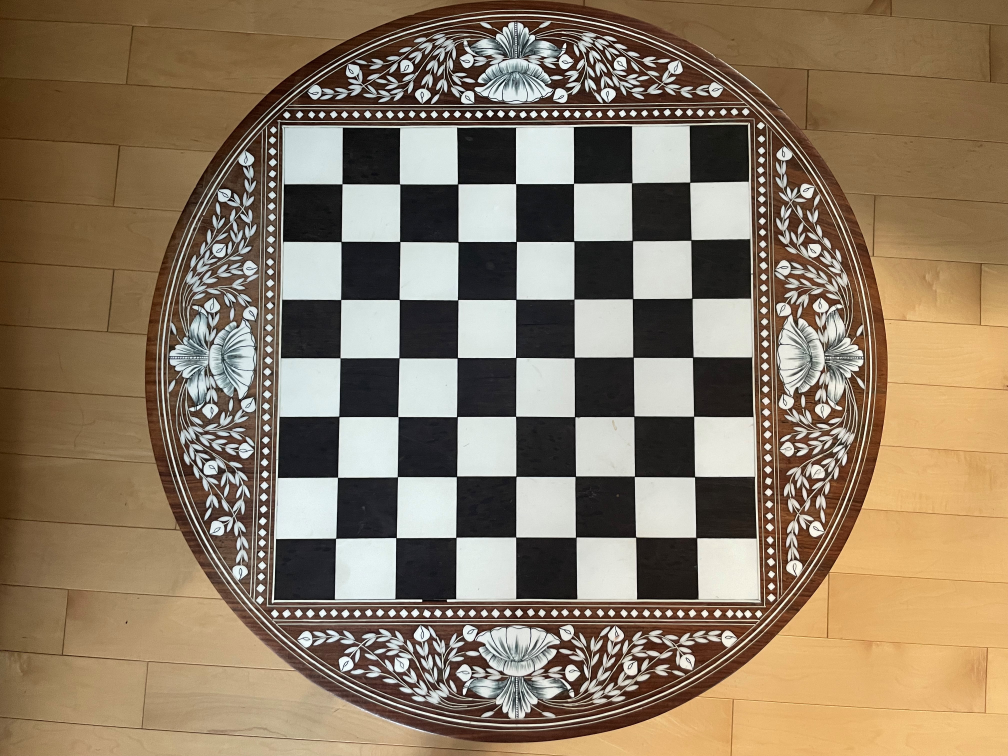
#> input picture Images/chess3.jpg, 4032 x 3024 px, found by its file name (shown at 1/4 size)
$ python chessBoard.py
#> lines starting #> are read from the running program, lines starting #| are printed output that depends on the picture; after the words box and inside, x2 and y2 are one past the last pixel; in counts of white or black regions, pixels touching at a corner belong together
import cv2
import numpy as np

def resize(img, scale):
    width = int(img.shape[1] * scale / 100)
    height = int(img.shape[0] * scale / 100)
    dim = (width, height)
    resized = cv2.resize(img, dim, interpolation = cv2.INTER_AREA)

    return resized

def filter(image):
    blurred1 = cv2.medianBlur(image, 5)
    blurred = cv2.GaussianBlur(blurred1, (9, 9), 2)

    thresh, binary_image = cv2.threshold(blurred, 200, 255, cv2.THRESH_BINARY) #Set threshold values
    canny = cv2.Canny(binary_image, 125, 175)

    return canny

def line_length(x1, y1, x2, y2):
    return np.sqrt((x2 - x1)**2 + (y2 - y1)**2)

def filter_corners(corner_image):
    corner_points = np.argwhere(corner_image == (0, 0, 255)) #list of detected corners
    avg_x = int(np.mean([corner[1] for corner in corner_points]))
    avg_y = int(np.mean([corner[0] for corner in corner_points]))
    cv2.circle(corner_image, (avg_x, avg_y), 2, (0, 255, 0), -1) #midpoint of chess board

    return avg_x, avg_y

def Harris_corner(image, threshold_dist):
    corners = cv2.cornerHarris(image, 2, 3, 0.04) #returns matrix of how likely pixel is corner

    # Threshold value to filter out weak corners
    threshold = 0.01 * corners.max() #only save strong potential corners

    # Convert to BGR format for color image
    corner_image = cv2.cvtColor(image, cv2.COLOR_GRAY2BGR)

    circle_coordinates = []
    avg_x, avg_y = filter_corners(corner_image)
    # Mark the corners on the original image with larger red circles
    for y in range(image.shape[0]):
        for x in range(image.shape[1]):
            if corners[y, x] > threshold:
                if abs(avg_x - x) <= threshold_dist and abs(avg_y - y) <= threshold_dist:
                    if not np.all(corner_image[y, x] == [0, 0, 255]): # ensures only one corner per pixel
                        cv2.circle(corner_image, (x, y), 2, (0, 0, 255), -1)
                        circle_coordinates.append((x, y)) #store tuple of circle coordinates

    return corner_image, circle_coordinates

if __name__ == "__main__":
    img = cv2.imread(r'C:\Users\16134\OneDrive\Documents\Learning\Hardware\Raspberry Pi\Chess Robot Arm\Images/chess3.jpg', cv2.IMREAD_GRAYSCALE)
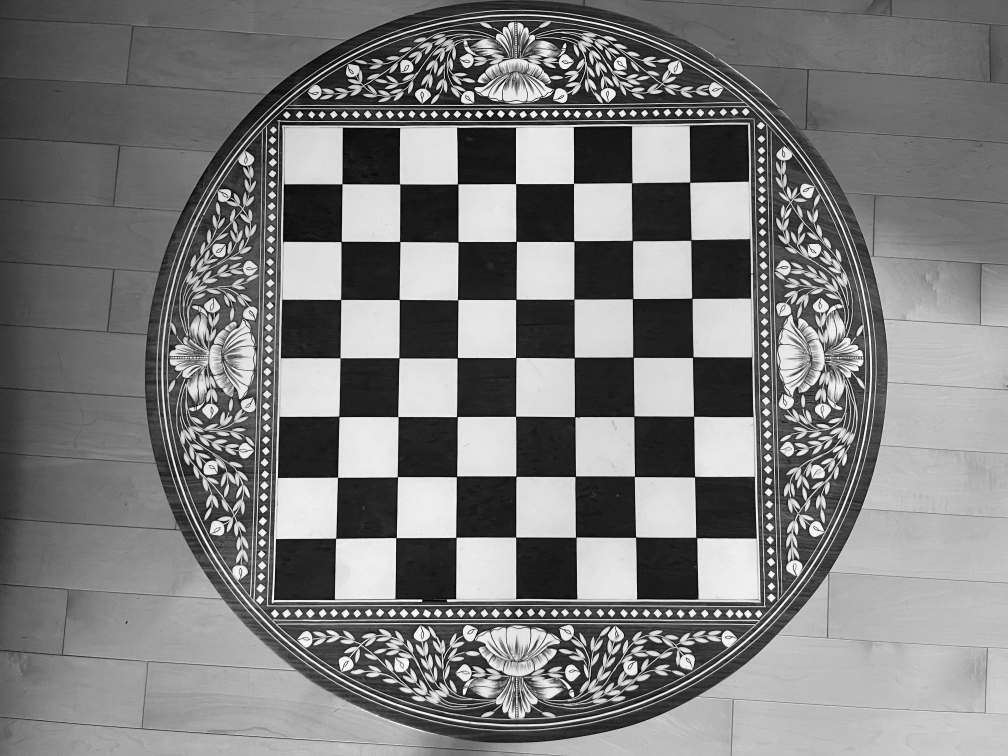
#> img: shape (3024, 4032) (shown at 1/4 size); min 0, max 255, mean 124.5

    image = resize(img, 15)
#> in resize, `resized = cv2.resize(img, dim, interpolation = cv2.INTER_AREA)`:
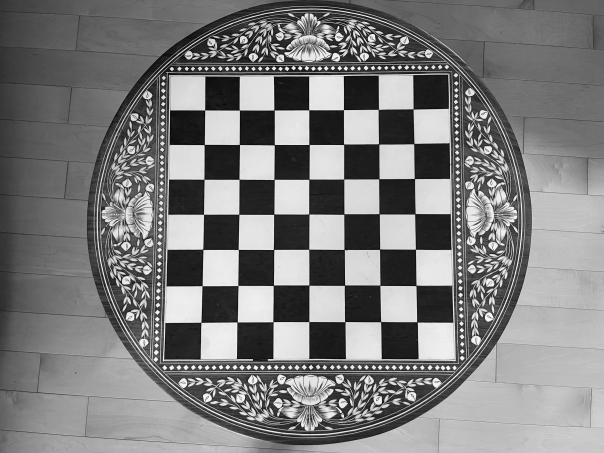
#> resized: shape (453, 604); min 6, max 251, mean 124.5
    canny = filter(image)
#> in filter, `blurred1 = cv2.medianBlur(image, 5)`:
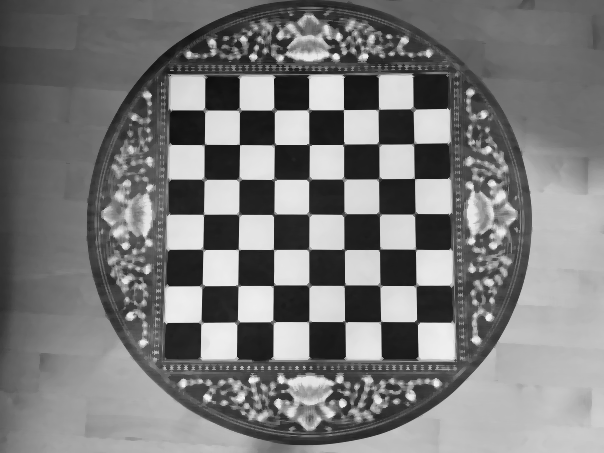
#> blurred1: shape (453, 604); min 14, max 244, mean 121.9
#> in filter, `blurred = cv2.GaussianBlur(blurred1, (9, 9), 2)`:
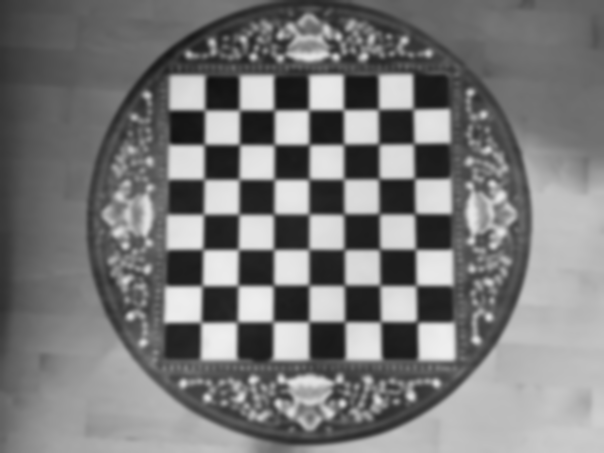
#> blurred: shape (453, 604); min 16, max 238, mean 121.9
#> in filter, `thresh, binary_image = cv2.threshold(blurred, 200, 255, cv2.THRESH_BIN..`:
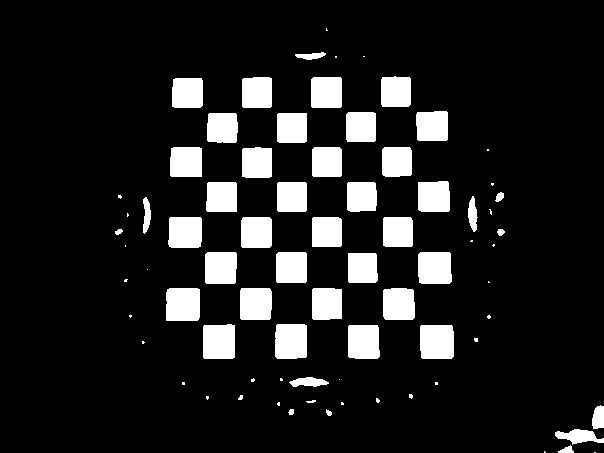
#> binary_image: shape (453, 604); 11.9% white; 76 white regions (31 under 20 px), largest, box (x1, y1, x2, y2) and area: (420, 325, 454, 359) 1136, (166, 288, 200, 321) 1107, (275, 324, 307, 359) 1094
#> in filter, `canny = cv2.Canny(binary_image, 125, 175)`: canny: shape (453, 604); 1.7% white in thin lines or dots, all inside (x1, y1, x2, y2) = (114, 27, 604, 453)
    corner_image, circle_coordinates = Harris_corner(canny, 150) #threshold_dist
#> in Harris_corner, `corners = cv2.cornerHarris(image, 2, 3, 0.04)`:
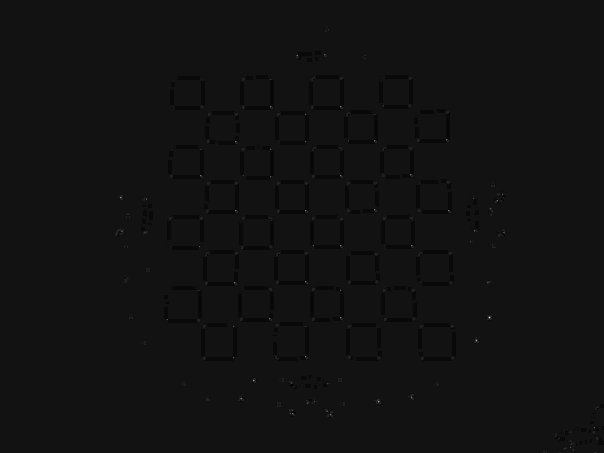
#> corners: shape (453, 604) float32; min -0.0207, max 0.266, mean -0.000368; drawn with min black and max white
#> in Harris_corner, `threshold = 0.01 * corners.max()`: threshold = 0.00266
#> in filter_corners, `avg_x = int(np.mean([corner[1] for corner in corner_points]))`: avg_x = 301
#> in filter_corners, `avg_y = int(np.mean([corner[0] for corner in corner_points]))`: avg_y = 225
#> in filter_corners, `cv2.circle(corner_image, (avg_x, avg_y), 2, (0, 255, 0), -1)`: corner_image: shape (453, 604, 3); mean B, G, R 4.3, 4.3, 4.3
#> in Harris_corner, `avg_x, avg_y = filter_corners(corner_image)`: avg_x = 301; avg_y = 225
#> after the loop in Harris_corner, `for y in range(image.shape[0]):`:
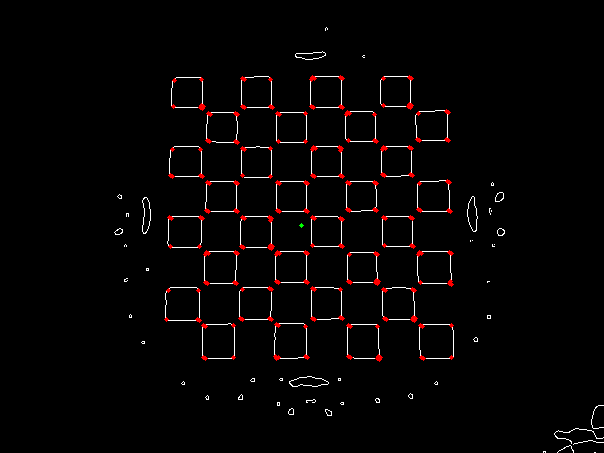
#> corner_image: shape (453, 604, 3); mean B, G, R 3.7, 3.7, 6.2
#> after the loop in Harris_corner, `for y in range(image.shape[0]):`: circle_coordinates = 244 pairs, first value 166 to 451, second value 77 to 359

    cv2.imshow('Original Image', image)
    cv2.imshow('Harris Corners', corner_image)
    cv2.waitKey(0)
    cv2.destroyAllWindows()

$ run again, with Images/chess1.jpg copied over Images/chess3.jpg
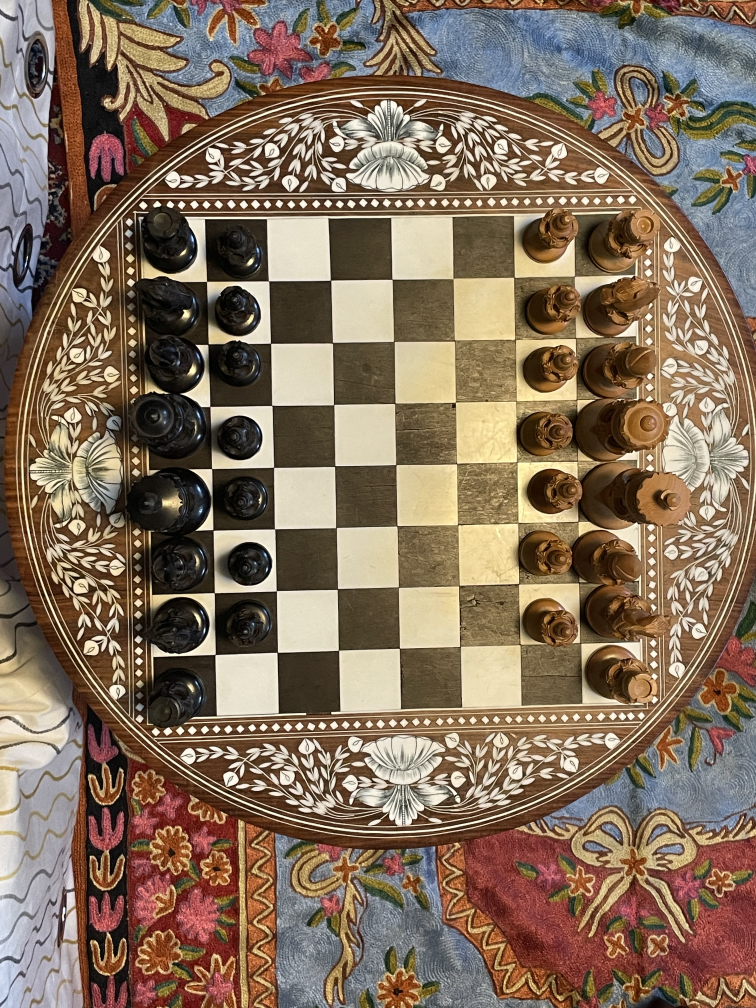
#> input picture Images/chess1.jpg, 3024 x 4032 px, found by its file name (shown at 1/4 size)
#> binary_image: shape (604, 453); 8.6% white; 111 white regions (52 under 20 px), largest, box (x1, y1, x2, y2) and area: (0, 409, 39, 572) 2270, (162, 131, 196, 166) 1126, (131, 393, 165, 428) 1109
#> canny: shape (604, 453); 1.7% white in thin lines or dots
#> in Harris_corner, `corners = cv2.cornerHarris(image, 2, 3, 0.04)`:
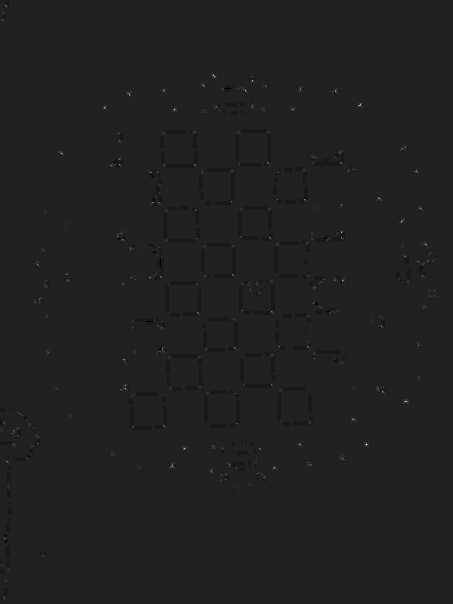
#> corners: shape (604, 453) float32; min -0.04, max 0.266, mean -0.00013; drawn with min black and max white
#> threshold = 0.00266
#> in filter_corners, `avg_x = int(np.mean([corner[1] for corner in corner_points]))`: avg_x = 226
#> in filter_corners, `avg_y = int(np.mean([corner[0] for corner in corner_points]))`: avg_y = 301
#> in Harris_corner, `avg_x, avg_y = filter_corners(corner_image)`: avg_x = 226; avg_y = 301
#> after the loop in Harris_corner, `for y in range(image.shape[0]):`:
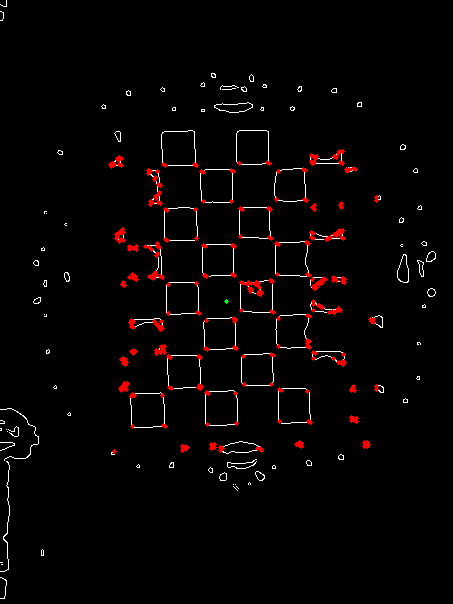
#> corner_image: shape (604, 453, 3); mean B, G, R 3.4, 3.4, 7
#> after the loop in Harris_corner, `for y in range(image.shape[0]):`: circle_coordinates = 366 pairs, first value 110 to 376, second value 151 to 451

$ run again, with Images/chess2.jpg copied over Images/chess3.jpg
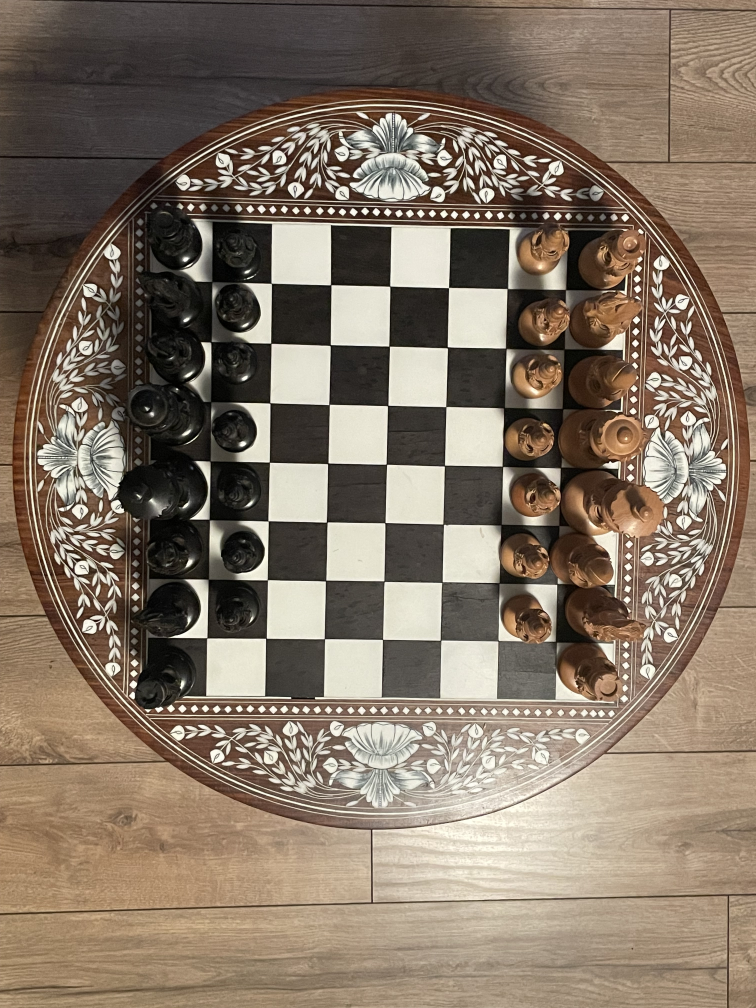
#> input picture Images/chess2.jpg, 3024 x 4032 px, found by its file name (shown at 1/4 size)
#> binary_image: shape (604, 453); 9.4% white; 91 white regions (44 under 20 px), largest, box (x1, y1, x2, y2) and area: (227, 452, 357, 541) 6780, (236, 137, 268, 171) 1041, (165, 135, 196, 169) 1028
#> canny: shape (604, 453); 1.4% white in thin lines or dots, all inside (x1, y1, x2, y2) = (35, 80, 424, 541)
#> in Harris_corner, `corners = cv2.cornerHarris(image, 2, 3, 0.04)`:
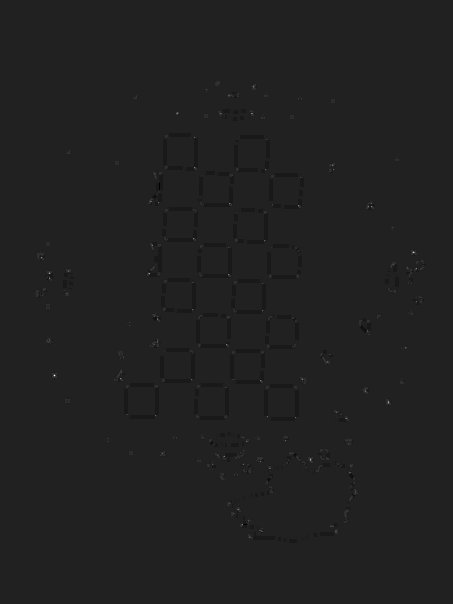
#> corners: shape (604, 453) float32; min -0.04, max 0.266, mean -0.00015; drawn with min black and max white
#> threshold = 0.00266
#> in filter_corners, `avg_x = int(np.mean([corner[1] for corner in corner_points]))`: avg_x = 225
#> in filter_corners, `avg_y = int(np.mean([corner[0] for corner in corner_points]))`: avg_y = 301
#> in Harris_corner, `avg_x, avg_y = filter_corners(corner_image)`: avg_x = 225; avg_y = 301
#> after the loop in Harris_corner, `for y in range(image.shape[0]):`:
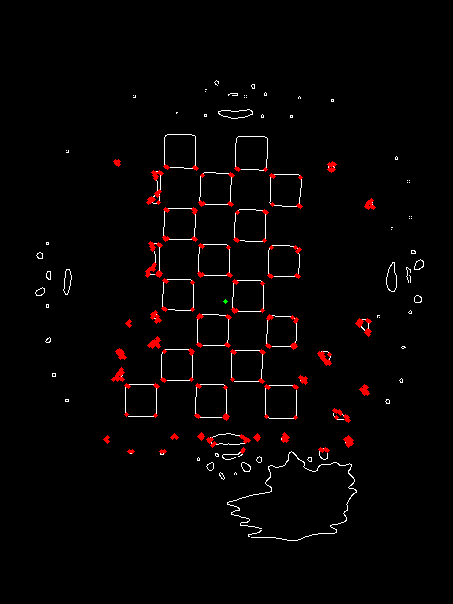
#> corner_image: shape (604, 453, 3); mean B, G, R 2.9, 2.9, 5.9
#> after the loop in Harris_corner, `for y in range(image.shape[0]):`: circle_coordinates = 312 pairs, first value 105 to 373, second value 161 to 451
